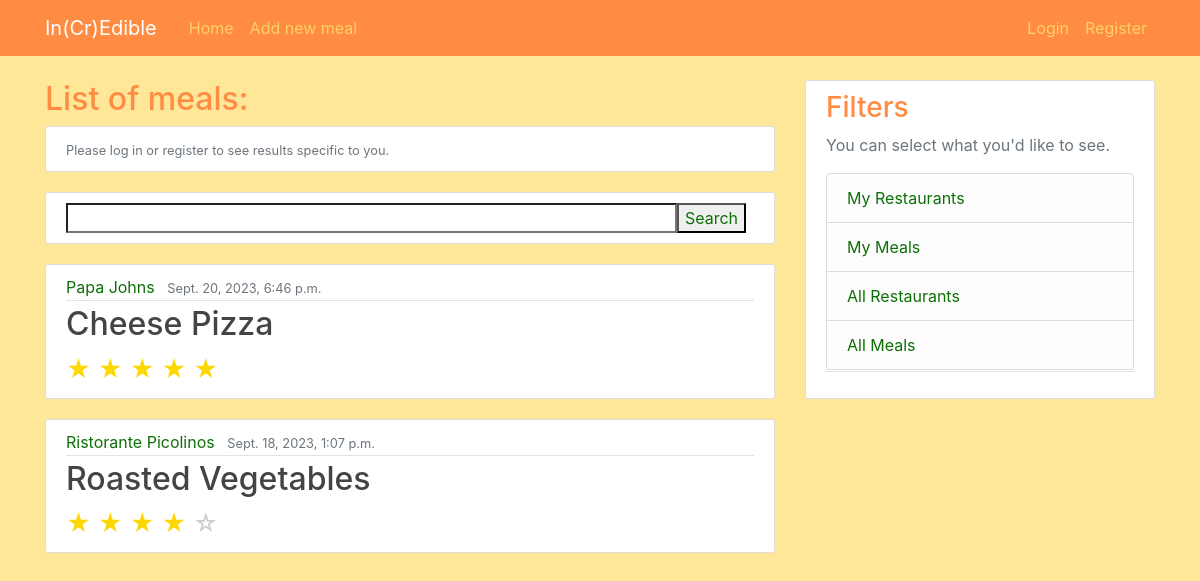
Before: /meals/search/meals/all/ with the older database file.
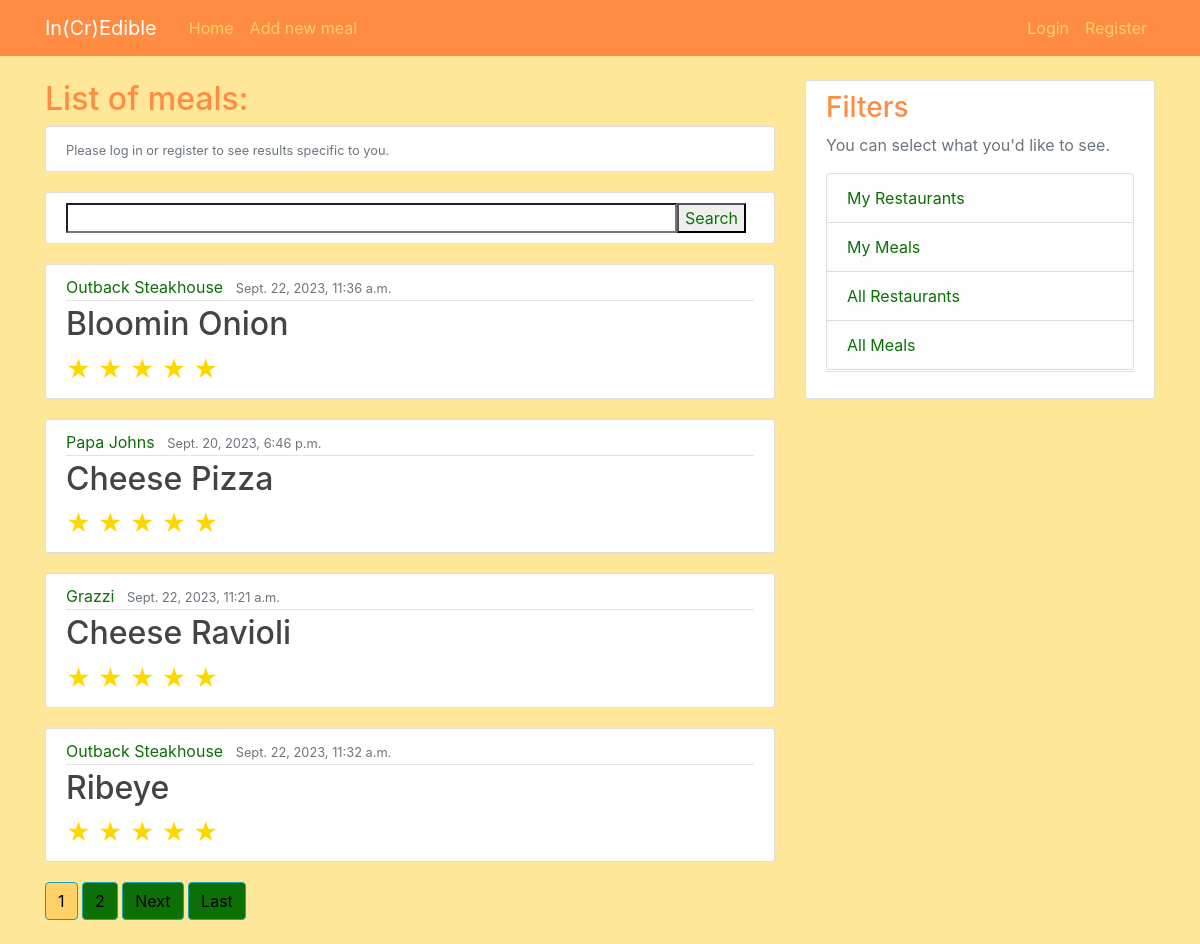
After: the same page with the newer database file.
### meals/models.py (models this page shows, shortened)
class Meal(models.Model):
    entree_choice = models.CharField(max_length=100)
    entree_rating = models.IntegerField(default=100)
    notes = models.TextField(default="")
    restaurant_name = models.CharField(max_length=100)
    date = models.DateTimeField("Date dined", default=timezone.now)
    eaten_by = models.ForeignKey(User, on_delete=models.CASCADE)

### meals/views.py (the view)
# urls.py: path("meals/search/meals/<str:scope>/", MealSearchView.as_view(), name="mealsearch"),
class MealSearchView(ListView):
    model = Meal
    template_name = 'meals/search.html'
    context_object_name = 'all_search_results'
    paginate_by = 4
    def get_queryset(self):
        scope = self.kwargs['scope']
        result = super(MealSearchView, self).get_queryset()
        query = self.request.GET.get('search')
        if scope == "my":
            if self.request.user.is_authenticated:
                result = Meal.objects.filter(eaten_by= self.request.user)
            else:
                return []
        else:
            result = Meal.objects.all()
        if query:
            print("flitering by query:")
            print(query)
            result = result.filter(entree_choice__icontains=query)
        result = result.order_by('entree_choice')
        return result
    def get_context_data(self, **kwargs: Any) -> Dict[str, Any]:
        context = super(MealSearchView, self).get_context_data(**kwargs)
        context['scope'] = self.kwargs['scope']
        context['starvalues'] = [20,40,60,80,100]
        return context

### meals/templates/meals/search.html (shortened to what this page needs)
{% extends "meals/base.html" %}
{% block content %}
    {% if type == "restaurant" %}
        {% if r_name %}
            <h2> List of dishes eaten at {{ r_name }}:</h2>
        {% else %}
            <h2> List of meals: </h2>
        {% endif %}
    {% else %}
        {% if all_search_results %}
            <h2> List of meals: </h2>
        {% else %}
            <h2> No results </h2>
        {% endif %}
    {% endif %}
    {% if not user.is_authenticated %}
    <article class="media content-section">
        <div class="media-body">
            <small class="text-muted">Please log in or register to see results specific to you.</small>
        </div>
    </article>
    {% endif %}
    <form class="media content-section" method="GET" action="" >
        <input class="media-body" type="search" name="search">
        <button class="mr-2" type="submit"> Search </button>
    </form>
    {% for meal in all_search_results %}
    <article class="media content-section">
        <div class="media-body">
        <div class="article-metadata">
            <a class="mr-2" href="{% url 'meals:restaurant' meal.restaurant_name scope %}">{{ meal.restaurant_name }}</a>
            <small class="text-muted">{{ meal.date }}</small>
        </div>
        <h2><a class="article-title" href="{% url 'meals:meal-detail'  meal.id %}">{{ meal.entree_choice }}</a></h2>
        <div class="star-rating">
            {% for val in starvalues %}
                {% if val <= meal.entree_rating %}
                    <span class="star">&#9733;</span>
                {% else %}
                    <span class="empty-star">&#9734;</span>
                {% endif %}
            {% endfor %}
        </div>
        </div>
    </article>
    {% empty %}
        <p>No results match your search.</p>
    {% endfor %}
    {% if is_paginated %}
        {% for num in page_obj.paginator.page_range %}
            {% if page_obj.number == num %}
                <a class="btn btn-info mb-4" href="?page={{ num }}">{{ num }}</a>
            {% elif num > page_obj.number|add:'-3' and num < page_obj.number|add:'3' %}
                <a class="btn btn-outline-info mb-4" href="?page={{ num }}">{{ num }}</a>
            {% endif %}
        {% endfor %}
        {% if page_obj.has_next %}
            <a class="btn btn-outline-info mb-4" href="?page={{ page_obj.next_page_number}}">Next</a>
            <a class="btn btn-outline-info mb-4" href="?page={{ page_obj.paginator.num_pages }}">Last</a>
        {% endif %}
    {% endif %}
{% endblock content %}

Changed rows visible on the page:
no longer on this page (row unchanged): Meal: restaurant_name "Ristorante Picolinos", date "Sept. 18, 2023, 1:07 p.m.", entree_choice "Roasted Vegetables", entree_rating 80 (drawn)
added Meal: restaurant_name "Outback Steakhouse", date "Sept. 22, 2023, 11:36 a.m.", entree_choice "Bloomin Onion", entree_rating 100 (drawn)
added Meal: restaurant_name "Grazzi", date "Sept. 22, 2023, 11:21 a.m.", entree_choice "Cheese Ravioli", entree_rating 100 (drawn)
added Meal: restaurant_name "Outback Steakhouse", date "Sept. 22, 2023, 11:32 a.m.", entree_choice "Ribeye", entree_rating 100 (drawn)
Other visible differences:
new list line: "1"
new list line: "2"
text now shown: "Next Last"
